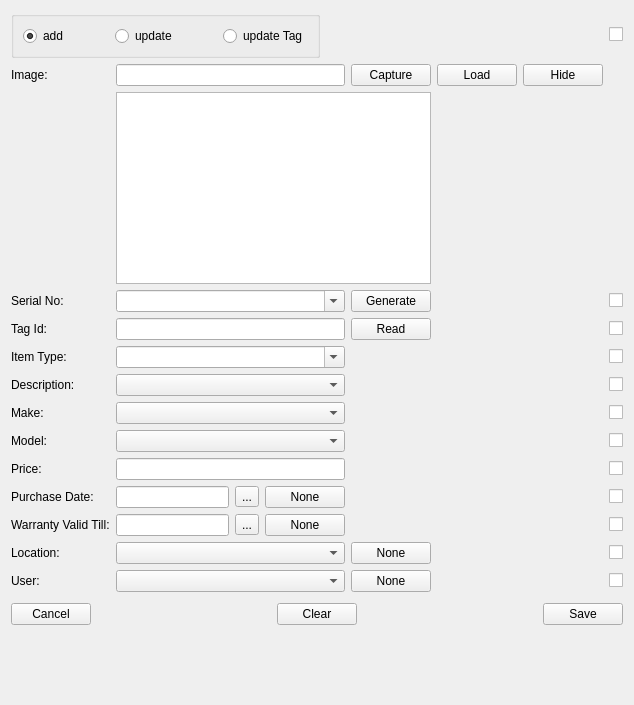
<?xml version="1.0" encoding="UTF-8"?>
<ui version="4.0">
 <class>Form</class>
 <widget class="QWidget" name="Form">
  <property name="geometry">
   <rect>
    <x>0</x>
    <y>0</y>
    <width>634</width>
    <height>705</height>
   </rect>
  </property>
  <property name="windowTitle">
   <string>Form</string>
  </property>
  <property name="styleSheet">
   <string notr="true"/>
  </property>
  <layout class="QGridLayout" name="gridLayout">
   <item row="0" column="5">
    <widget class="QCheckBox" name="imageCheckBox">
     <property name="text">
      <string/>
     </property>
    </widget>
   </item>
   <item row="1" column="0">
    <widget class="QLabel" name="label01">
     <property name="sizePolicy">
      <sizepolicy hsizetype="Fixed" vsizetype="Fixed">
       <horstretch>0</horstretch>
       <verstretch>0</verstretch>
      </sizepolicy>
     </property>
     <property name="layoutDirection">
      <enum>Qt::LeftToRight</enum>
     </property>
     <property name="text">
      <string>Image:</string>
     </property>
    </widget>
   </item>
   <item row="12" column="1">
    <widget class="QComboBox" name="locationBox">
     <property name="sizePolicy">
      <sizepolicy hsizetype="MinimumExpanding" vsizetype="Fixed">
       <horstretch>0</horstretch>
       <verstretch>0</verstretch>
      </sizepolicy>
     </property>
     <property name="editable">
      <bool>false</bool>
     </property>
    </widget>
   </item>
   <item row="9" column="5">
    <widget class="QCheckBox" name="priceCheckBox">
     <property name="text">
      <string/>
     </property>
    </widget>
   </item>
   <item row="13" column="5">
    <widget class="QCheckBox" name="userCheckBox">
     <property name="text">
      <string/>
     </property>
    </widget>
   </item>
   <item row="10" column="1">
    <layout class="QHBoxLayout" name="horizontalLayout_5">
     <item>
      <widget class="QLineEdit" name="purchaseBox">
       <property name="sizePolicy">
        <sizepolicy hsizetype="MinimumExpanding" vsizetype="Fixed">
         <horstretch>0</horstretch>
         <verstretch>0</verstretch>
        </sizepolicy>
       </property>
       <property name="readOnly">
        <bool>true</bool>
       </property>
      </widget>
     </item>
     <item>
      <widget class="QToolButton" name="purchaseCal">
       <property name="text">
        <string>...</string>
       </property>
      </widget>
     </item>
     <item>
      <widget class="QPushButton" name="purchaseNoneButton">
       <property name="text">
        <string>None</string>
       </property>
      </widget>
     </item>
    </layout>
   </item>
   <item row="12" column="0">
    <widget class="QLabel" name="label11">
     <property name="sizePolicy">
      <sizepolicy hsizetype="Fixed" vsizetype="Fixed">
       <horstretch>0</horstretch>
       <verstretch>0</verstretch>
      </sizepolicy>
     </property>
     <property name="text">
      <string>Location:</string>
     </property>
    </widget>
   </item>
   <item row="6" column="5">
    <widget class="QCheckBox" name="descriptionCheckBox">
     <property name="text">
      <string/>
     </property>
    </widget>
   </item>
   <item row="0" column="0" colspan="3">
    <widget class="QGroupBox" name="groupBox">
     <property name="sizePolicy">
      <sizepolicy hsizetype="Fixed" vsizetype="Fixed">
       <horstretch>0</horstretch>
       <verstretch>0</verstretch>
      </sizepolicy>
     </property>
     <property name="title">
      <string/>
     </property>
     <layout class="QHBoxLayout" name="horizontalLayout_2">
      <item>
       <widget class="QRadioButton" name="addButton">
        <property name="text">
         <string>add</string>
        </property>
        <property name="checked">
         <bool>true</bool>
        </property>
       </widget>
      </item>
      <item>
       <spacer name="horizontalSpacer">
        <property name="orientation">
         <enum>Qt::Horizontal</enum>
        </property>
        <property name="sizeHint" stdset="0">
         <size>
          <width>40</width>
          <height>20</height>
         </size>
        </property>
       </spacer>
      </item>
      <item>
       <widget class="QRadioButton" name="updateButton">
        <property name="text">
         <string>update</string>
        </property>
       </widget>
      </item>
      <item>
       <spacer name="horizontalSpacer_4">
        <property name="orientation">
         <enum>Qt::Horizontal</enum>
        </property>
        <property name="sizeHint" stdset="0">
         <size>
          <width>40</width>
          <height>20</height>
         </size>
        </property>
       </spacer>
      </item>
      <item>
       <widget class="QRadioButton" name="updateTagButton">
        <property name="text">
         <string>update Tag</string>
        </property>
       </widget>
      </item>
     </layout>
    </widget>
   </item>
   <item row="8" column="0">
    <widget class="QLabel" name="label07">
     <property name="sizePolicy">
      <sizepolicy hsizetype="Fixed" vsizetype="Fixed">
       <horstretch>0</horstretch>
       <verstretch>0</verstretch>
      </sizepolicy>
     </property>
     <property name="text">
      <string>Model:</string>
     </property>
    </widget>
   </item>
   <item row="13" column="0">
    <widget class="QLabel" name="label12">
     <property name="sizePolicy">
      <sizepolicy hsizetype="Fixed" vsizetype="Fixed">
       <horstretch>0</horstretch>
       <verstretch>0</verstretch>
      </sizepolicy>
     </property>
     <property name="text">
      <string>User:</string>
     </property>
    </widget>
   </item>
   <item row="8" column="5">
    <widget class="QCheckBox" name="modelCheckBox">
     <property name="text">
      <string/>
     </property>
    </widget>
   </item>
   <item row="7" column="5">
    <widget class="QCheckBox" name="makeCheckBox">
     <property name="text">
      <string/>
     </property>
    </widget>
   </item>
   <item row="4" column="1">
    <widget class="QLineEdit" name="tagIdBox">
     <property name="sizePolicy">
      <sizepolicy hsizetype="MinimumExpanding" vsizetype="Fixed">
       <horstretch>0</horstretch>
       <verstretch>0</verstretch>
      </sizepolicy>
     </property>
     <property name="maxLength">
      <number>30</number>
     </property>
     <property name="clearButtonEnabled">
      <bool>true</bool>
     </property>
    </widget>
   </item>
   <item row="15" column="0" colspan="6">
    <layout class="QHBoxLayout" name="horizontalLayout">
     <item>
      <widget class="QPushButton" name="cancelButton">
       <property name="text">
        <string>Cancel</string>
       </property>
      </widget>
     </item>
     <item>
      <spacer name="horizontalSpacer_2">
       <property name="orientation">
        <enum>Qt::Horizontal</enum>
       </property>
       <property name="sizeHint" stdset="0">
        <size>
         <width>58</width>
         <height>33</height>
        </size>
       </property>
      </spacer>
     </item>
     <item>
      <widget class="QPushButton" name="clearButton">
       <property name="text">
        <string>Clear</string>
       </property>
      </widget>
     </item>
     <item>
      <spacer name="horizontalSpacer_3">
       <property name="orientation">
        <enum>Qt::Horizontal</enum>
       </property>
       <property name="sizeHint" stdset="0">
        <size>
         <width>58</width>
         <height>33</height>
        </size>
       </property>
      </spacer>
     </item>
     <item>
      <widget class="QPushButton" name="saveButton">
       <property name="text">
        <string>Save</string>
       </property>
      </widget>
     </item>
    </layout>
   </item>
   <item row="9" column="0">
    <widget class="QLabel" name="label08">
     <property name="sizePolicy">
      <sizepolicy hsizetype="Fixed" vsizetype="Fixed">
       <horstretch>0</horstretch>
       <verstretch>0</verstretch>
      </sizepolicy>
     </property>
     <property name="text">
      <string>Price:</string>
     </property>
    </widget>
   </item>
   <item row="3" column="5">
    <widget class="QCheckBox" name="serialNoCheckBox">
     <property name="text">
      <string/>
     </property>
    </widget>
   </item>
   <item row="13" column="2">
    <widget class="QPushButton" name="userNoneButton">
     <property name="text">
      <string>None</string>
     </property>
    </widget>
   </item>
   <item row="7" column="0">
    <widget class="QLabel" name="label06">
     <property name="sizePolicy">
      <sizepolicy hsizetype="Fixed" vsizetype="Fixed">
       <horstretch>0</horstretch>
       <verstretch>0</verstretch>
      </sizepolicy>
     </property>
     <property name="text">
      <string>Make:</string>
     </property>
    </widget>
   </item>
   <item row="11" column="1">
    <layout class="QHBoxLayout" name="horizontalLayout_7">
     <item>
      <widget class="QLineEdit" name="validBox">
       <property name="sizePolicy">
        <sizepolicy hsizetype="MinimumExpanding" vsizetype="Fixed">
         <horstretch>0</horstretch>
         <verstretch>0</verstretch>
        </sizepolicy>
       </property>
       <property name="readOnly">
        <bool>true</bool>
       </property>
      </widget>
     </item>
     <item>
      <widget class="QToolButton" name="validCal">
       <property name="text">
        <string>...</string>
       </property>
      </widget>
     </item>
     <item>
      <widget class="QPushButton" name="validNoneButton">
       <property name="text">
        <string>None</string>
       </property>
      </widget>
     </item>
    </layout>
   </item>
   <item row="4" column="0">
    <widget class="QLabel" name="label03">
     <property name="sizePolicy">
      <sizepolicy hsizetype="Fixed" vsizetype="Fixed">
       <horstretch>0</horstretch>
       <verstretch>0</verstretch>
      </sizepolicy>
     </property>
     <property name="layoutDirection">
      <enum>Qt::LeftToRight</enum>
     </property>
     <property name="text">
      <string>Tag Id:</string>
     </property>
    </widget>
   </item>
   <item row="4" column="2">
    <widget class="QPushButton" name="readButton">
     <property name="text">
      <string>Read</string>
     </property>
    </widget>
   </item>
   <item row="9" column="1">
    <widget class="QLineEdit" name="priceBox">
     <property name="sizePolicy">
      <sizepolicy hsizetype="MinimumExpanding" vsizetype="Fixed">
       <horstretch>0</horstretch>
       <verstretch>0</verstretch>
      </sizepolicy>
     </property>
     <property name="maxLength">
      <number>30</number>
     </property>
     <property name="clearButtonEnabled">
      <bool>true</bool>
     </property>
    </widget>
   </item>
   <item row="3" column="2">
    <widget class="QPushButton" name="generateButton">
     <property name="text">
      <string>Generate</string>
     </property>
    </widget>
   </item>
   <item row="7" column="1">
    <widget class="QComboBox" name="makeBox">
     <property name="sizePolicy">
      <sizepolicy hsizetype="MinimumExpanding" vsizetype="Fixed">
       <horstretch>0</horstretch>
       <verstretch>0</verstretch>
      </sizepolicy>
     </property>
     <property name="editable">
      <bool>false</bool>
     </property>
    </widget>
   </item>
   <item row="10" column="0">
    <widget class="QLabel" name="label09">
     <property name="sizePolicy">
      <sizepolicy hsizetype="Fixed" vsizetype="Fixed">
       <horstretch>0</horstretch>
       <verstretch>0</verstretch>
      </sizepolicy>
     </property>
     <property name="text">
      <string>Purchase Date:</string>
     </property>
    </widget>
   </item>
   <item row="3" column="1">
    <widget class="QComboBox" name="serialNoBox">
     <property name="sizePolicy">
      <sizepolicy hsizetype="MinimumExpanding" vsizetype="Fixed">
       <horstretch>0</horstretch>
       <verstretch>0</verstretch>
      </sizepolicy>
     </property>
     <property name="editable">
      <bool>true</bool>
     </property>
    </widget>
   </item>
   <item row="6" column="0">
    <widget class="QLabel" name="label05">
     <property name="sizePolicy">
      <sizepolicy hsizetype="Fixed" vsizetype="Fixed">
       <horstretch>0</horstretch>
       <verstretch>0</verstretch>
      </sizepolicy>
     </property>
     <property name="text">
      <string>Description:</string>
     </property>
    </widget>
   </item>
   <item row="5" column="0">
    <widget class="QLabel" name="label04">
     <property name="sizePolicy">
      <sizepolicy hsizetype="Fixed" vsizetype="Fixed">
       <horstretch>0</horstretch>
       <verstretch>0</verstretch>
      </sizepolicy>
     </property>
     <property name="text">
      <string>Item Type:</string>
     </property>
    </widget>
   </item>
   <item row="5" column="1">
    <widget class="QComboBox" name="itemTypeBox">
     <property name="sizePolicy">
      <sizepolicy hsizetype="MinimumExpanding" vsizetype="Fixed">
       <horstretch>0</horstretch>
       <verstretch>0</verstretch>
      </sizepolicy>
     </property>
     <property name="editable">
      <bool>true</bool>
     </property>
    </widget>
   </item>
   <item row="3" column="0">
    <widget class="QLabel" name="label02">
     <property name="sizePolicy">
      <sizepolicy hsizetype="Fixed" vsizetype="Fixed">
       <horstretch>0</horstretch>
       <verstretch>0</verstretch>
      </sizepolicy>
     </property>
     <property name="layoutDirection">
      <enum>Qt::LeftToRight</enum>
     </property>
     <property name="text">
      <string>Serial No:</string>
     </property>
    </widget>
   </item>
   <item row="12" column="2">
    <widget class="QPushButton" name="locationNoneButton">
     <property name="text">
      <string>None</string>
     </property>
    </widget>
   </item>
   <item row="12" column="5">
    <widget class="QCheckBox" name="locationCheckBox">
     <property name="text">
      <string/>
     </property>
    </widget>
   </item>
   <item row="8" column="1">
    <widget class="QComboBox" name="modelBox">
     <property name="sizePolicy">
      <sizepolicy hsizetype="MinimumExpanding" vsizetype="Fixed">
       <horstretch>0</horstretch>
       <verstretch>0</verstretch>
      </sizepolicy>
     </property>
     <property name="editable">
      <bool>false</bool>
     </property>
    </widget>
   </item>
   <item row="4" column="5">
    <widget class="QCheckBox" name="tagIdCheckBox">
     <property name="text">
      <string/>
     </property>
    </widget>
   </item>
   <item row="6" column="1">
    <widget class="QComboBox" name="descriptionBox">
     <property name="sizePolicy">
      <sizepolicy hsizetype="MinimumExpanding" vsizetype="Fixed">
       <horstretch>0</horstretch>
       <verstretch>0</verstretch>
      </sizepolicy>
     </property>
     <property name="editable">
      <bool>false</bool>
     </property>
    </widget>
   </item>
   <item row="11" column="5">
    <widget class="QCheckBox" name="validCheckBox">
     <property name="text">
      <string/>
     </property>
    </widget>
   </item>
   <item row="11" column="0">
    <widget class="QLabel" name="label10">
     <property name="sizePolicy">
      <sizepolicy hsizetype="Fixed" vsizetype="Fixed">
       <horstretch>0</horstretch>
       <verstretch>0</verstretch>
      </sizepolicy>
     </property>
     <property name="text">
      <string>Warranty Valid Till:</string>
     </property>
    </widget>
   </item>
   <item row="5" column="5">
    <widget class="QCheckBox" name="itemTypeCheckBox">
     <property name="text">
      <string/>
     </property>
    </widget>
   </item>
   <item row="10" column="5">
    <widget class="QCheckBox" name="purchaseCheckBox">
     <property name="text">
      <string/>
     </property>
    </widget>
   </item>
   <item row="13" column="1">
    <widget class="QComboBox" name="userBox">
     <property name="sizePolicy">
      <sizepolicy hsizetype="MinimumExpanding" vsizetype="Fixed">
       <horstretch>0</horstretch>
       <verstretch>0</verstretch>
      </sizepolicy>
     </property>
     <property name="editable">
      <bool>false</bool>
     </property>
    </widget>
   </item>
   <item row="1" column="1">
    <widget class="QLineEdit" name="imageBox">
     <property name="sizePolicy">
      <sizepolicy hsizetype="MinimumExpanding" vsizetype="Fixed">
       <horstretch>0</horstretch>
       <verstretch>0</verstretch>
      </sizepolicy>
     </property>
     <property name="maxLength">
      <number>100</number>
     </property>
     <property name="readOnly">
      <bool>false</bool>
     </property>
     <property name="clearButtonEnabled">
      <bool>true</bool>
     </property>
    </widget>
   </item>
   <item row="1" column="2">
    <widget class="QPushButton" name="captureButton">
     <property name="text">
      <string>Capture</string>
     </property>
    </widget>
   </item>
   <item row="1" column="3">
    <widget class="QPushButton" name="loadButton">
     <property name="text">
      <string>Load</string>
     </property>
    </widget>
   </item>
   <item row="1" column="5">
    <widget class="QFrame" name="frame">
     <property name="focusPolicy">
      <enum>Qt::NoFocus</enum>
     </property>
     <property name="styleSheet">
      <string notr="true">border: 0px;</string>
     </property>
     <property name="frameShape">
      <enum>QFrame::StyledPanel</enum>
     </property>
     <property name="frameShadow">
      <enum>QFrame::Raised</enum>
     </property>
     <property name="lineWidth">
      <number>1</number>
     </property>
    </widget>
   </item>
   <item row="2" column="1" colspan="2">
    <widget class="QListWidget" name="listWidget">
     <property name="sizePolicy">
      <sizepolicy hsizetype="MinimumExpanding" vsizetype="Expanding">
       <horstretch>0</horstretch>
       <verstretch>0</verstretch>
      </sizepolicy>
     </property>
    </widget>
   </item>
   <item row="1" column="4">
    <widget class="QPushButton" name="hideButton">
     <property name="text">
      <string>Hide</string>
     </property>
    </widget>
   </item>
   <item row="16" column="0">
    <spacer name="verticalSpacer_2">
     <property name="orientation">
      <enum>Qt::Vertical</enum>
     </property>
     <property name="sizeType">
      <enum>QSizePolicy::Expanding</enum>
     </property>
     <property name="sizeHint" stdset="0">
      <size>
       <width>20</width>
       <height>5</height>
      </size>
     </property>
    </spacer>
   </item>
  </layout>
 </widget>
 <resources/>
 <connections/>
</ui>
